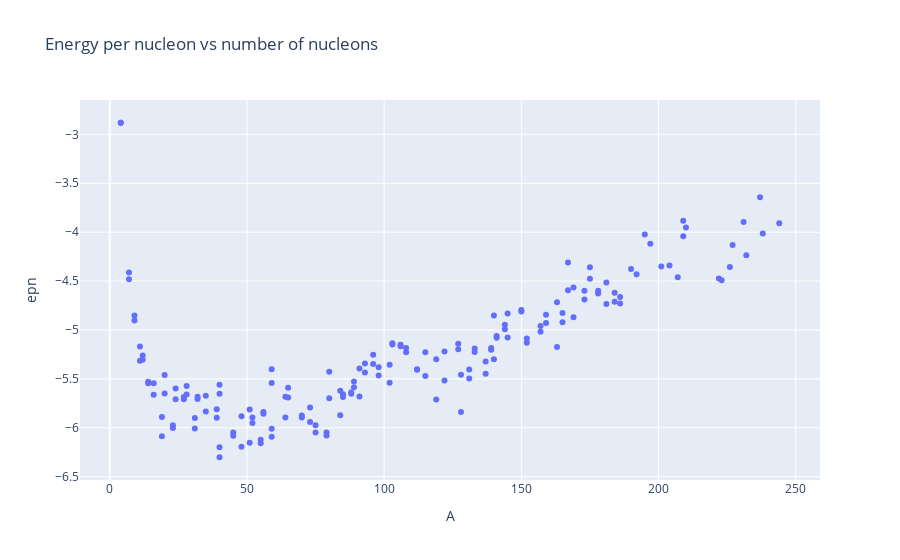

Write notebook code for a chart like this one.
### Code cell
px.scatter(dfres, x='A', y='epn', title='Energy per nucleon vs number of nucleons')

### Figure 1 — Plotly figure (JSON) as saved in the notebook; plotly's stock layout.template omitted (floating-point values rounded to 4 significant figures; data arrays with more than 128 entries replaced by an {"elided": "..."} marker saying what was removed)
{"data": [{"hovertemplate": "A=%{x}<br>epn=%{y}<extra></extra>", "legendgroup": "", "marker": {"color": "#636efa", "symbol": "circle"}, "mode": "markers", "name": "", "orientation": "v", "showlegend": false, "type": "scatter", "x": {"elided": "167 int values"}, "xaxis": "x", "y": {"elided": "167 float values"}, "yaxis": "y"}], "layout": {"legend": {"tracegroupgap": 0}, "title": {"text": "Energy per nucleon vs number of nucleons"}, "xaxis": {"anchor": "y", "domain": [0, 1], "title": {"text": "A"}}, "yaxis": {"anchor": "x", "domain": [0, 1], "title": {"text": "epn"}}}}
